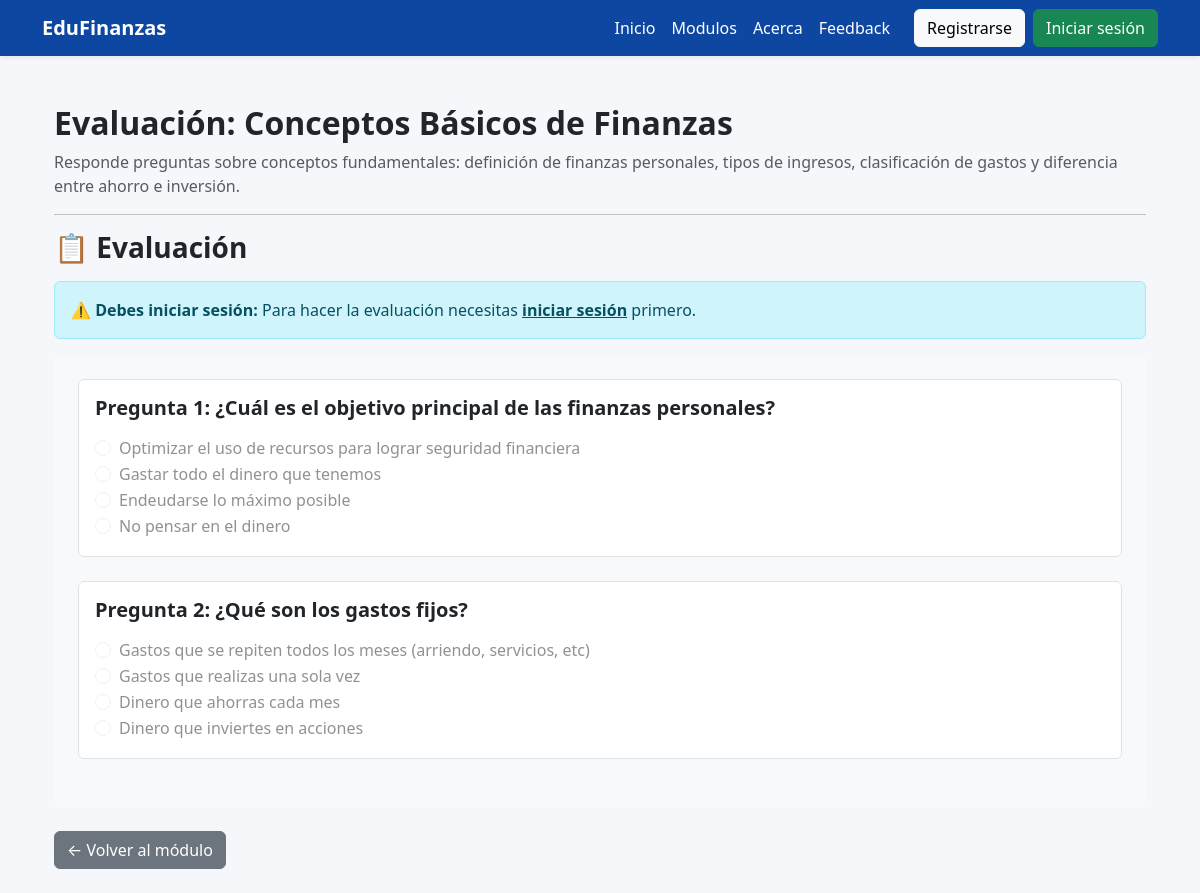
Page /aprende/contenido/78/ on the committed database.
### pagina_principal/models.py (models this page shows, shortened)
class Contenido(models.Model):
    TIPO_CHOICES = [
        ('texto', 'Texto / Explicación'),
        ('video', 'Video'),
        ('pdf', 'Documento PDF'),
        ('quiz', 'Cuestionario / Evaluación'),
        ('imagen', 'Imagen'),
    ]
    modulo = models.ForeignKey(Modulo, on_delete=models.CASCADE, related_name="contenidos")
    titulo = models.CharField(max_length=200)
    tipo = models.CharField(max_length=20, choices=TIPO_CHOICES)
    descripcion = models.TextField(blank=True, null=True)
    archivo = models.FileField(upload_to="contenidos/", blank=True, null=True)
    imagen = models.ImageField(upload_to="imagenes/", blank=True, null=True)
    url_video = models.URLField(blank=True, null=True)
    orden = models.PositiveIntegerField(default=1)
    fecha_creacion = models.DateTimeField(auto_now_add=True)

class Pregunta(models.Model):
    TIPO_CHOICES = [
        ('opcion_multiple', 'Opción Múltiple'),
        ('verdadero_falso', 'Verdadero/Falso'),
    ]
    contenido = models.ForeignKey(Contenido, on_delete=models.CASCADE, related_name="preguntas")
    texto = models.TextField(verbose_name="Texto de la pregunta")
    tipo = models.CharField(max_length=20, choices=TIPO_CHOICES, default='opcion_multiple')
    orden = models.PositiveIntegerField(default=1)
    puntos = models.PositiveIntegerField(default=1, verbose_name="Puntos por respuesta correcta")
    class Meta:
        ordering = ['orden']
        verbose_name = "Pregunta"
        verbose_name_plural = "Preguntas"

class OpcionRespuesta(models.Model):
    pregunta = models.ForeignKey(Pregunta, on_delete=models.CASCADE, related_name="opciones")
    texto = models.CharField(max_length=500, verbose_name="Texto de la opción")
    es_correcta = models.BooleanField(default=False, verbose_name="¿Es correcta?")
    orden = models.PositiveIntegerField(default=1)
    class Meta:
        ordering = ['orden']
        verbose_name = "Opción de Respuesta"
        verbose_name_plural = "Opciones de Respuesta"

### pagina_principal/views.py (the view, shortened to what this page needs)
# urls.py: path('aprende/contenido/<int:contenido_id>/', views.ver_contenido, name='ver_contenido'),
def ver_contenido(request, contenido_id):
    contenido = get_object_or_404(Contenido, id=contenido_id)
    modulo = contenido.modulo
    embed_url = None
    preguntas = None
    if contenido.tipo == 'quiz':
        preguntas = contenido.preguntas.all().order_by('orden')
    contexto = {
        "contenido": contenido,
        "modulo": modulo,
        "embed_url": embed_url,
        "preguntas": preguntas,
    }
    return render(request, "contenido_detalle.html", contexto)

### templates/contenido_detalle.html (shortened to what this page needs)
{% extends "base.html" %}
{% load static %}
{% block content %}
<div class="container py-4">
    <h2 class="fw-bold">{{ contenido.titulo }}</h2>
    {% if contenido.descripcion %}
        <p class="text-muted">{{ contenido.descripcion }}</p>
    {% endif %}
    <hr>
    {% if contenido.tipo == 'quiz' and preguntas %}
    <div class="mb-4">
        <h3 class="fw-bold mb-3">📋 Evaluación</h3>
        {% if user.is_authenticated %}
        <form method="POST" action="{% url 'procesar_evaluacion' contenido.id %}" class="bg-light p-4 rounded">
            {% csrf_token %}
            {% for pregunta in preguntas %}
            <div class="mb-4 p-3 bg-white rounded border">
                <h5 class="fw-bold">Pregunta {{ forloop.counter }}: {{ pregunta.texto }}</h5>
                <div class="mt-3">
                    {% for opcion in pregunta.opciones.all %}
                    <div class="form-check">
                        <input
                            class="form-check-input"
                            type="radio"
                            name="pregunta_{{ pregunta.id }}"
                            id="opcion_{{ opcion.id }}"
                            value="{{ opcion.id }}"
                            required>
                        <label class="form-check-label" for="opcion_{{ opcion.id }}">
                            {{ opcion.texto }}
                        </label>
                    </div>
                    {% endfor %}
                </div>
            </div>
            {% endfor %}
            <button type="submit" class="btn btn-success btn-lg w-100">
                ✓ Enviar Evaluación
            </button>
        </form>
        {% else %}
        <div class="alert alert-info">
            <strong>⚠️ Debes iniciar sesión:</strong> Para hacer la evaluación necesitas
            <a href="{% url 'login' %}" class="alert-link">iniciar sesión</a> primero.
        </div>
        <div class="bg-light p-4 rounded">
            {% for pregunta in preguntas %}
            <div class="mb-4 p-3 bg-white rounded border">
                <h5 class="fw-bold">Pregunta {{ forloop.counter }}: {{ pregunta.texto }}</h5>
                <div class="mt-3">
                    {% for opcion in pregunta.opciones.all %}
                    <div class="form-check">
                        <input
                            class="form-check-input"
                            type="radio"
                            disabled>
                        <label class="form-check-label">
                            {{ opcion.texto }}
                        </label>
                    </div>
                    {% endfor %}
                </div>
            </div>
            {% endfor %}
        </div>
        {% endif %}
    </div>
    {% elif contenido.tipo == 'quiz' and not preguntas %}
    <div class="alert alert-warning">
        <strong>⚠️ Sin preguntas aún:</strong> Esta evaluación aún no tiene preguntas disponibles.
    </div>
    {% endif %}
    <a href="{% url 'detalle_modulo' contenido.modulo.id %}" class="btn btn-secondary">
        ← Volver al módulo
    </a>
</div>
{% endblock %}

### templates/base.html (style rules this page uses)
body { background-color: #f5f7fb; }

### rows in the picture
Contenido: titulo "Evaluación: Conceptos Básicos de Finanzas", descripcion "Responde preguntas sobre conceptos fundamentales: definición de finanzas personales, tipos de ingresos, clasificación de gastos y diferencia entre ahorro e inversión."
Pregunta: texto "¿Cuál es el objetivo principal de las finanzas personales?"
OpcionRespuesta: texto "Optimizar el uso de recursos para lograr seguridad financiera"
OpcionRespuesta: texto "Gastar todo el dinero que tenemos"
OpcionRespuesta: texto "Endeudarse lo máximo posible"
OpcionRespuesta: texto "No pensar en el dinero"
Pregunta: texto "¿Qué son los gastos fijos?"
OpcionRespuesta: texto "Gastos que se repiten todos los meses (arriendo, servicios, etc)"
OpcionRespuesta: texto "Gastos que realizas una sola vez"
OpcionRespuesta: texto "Dinero que ahorras cada mes"
OpcionRespuesta: texto "Dinero que inviertes en acciones"
